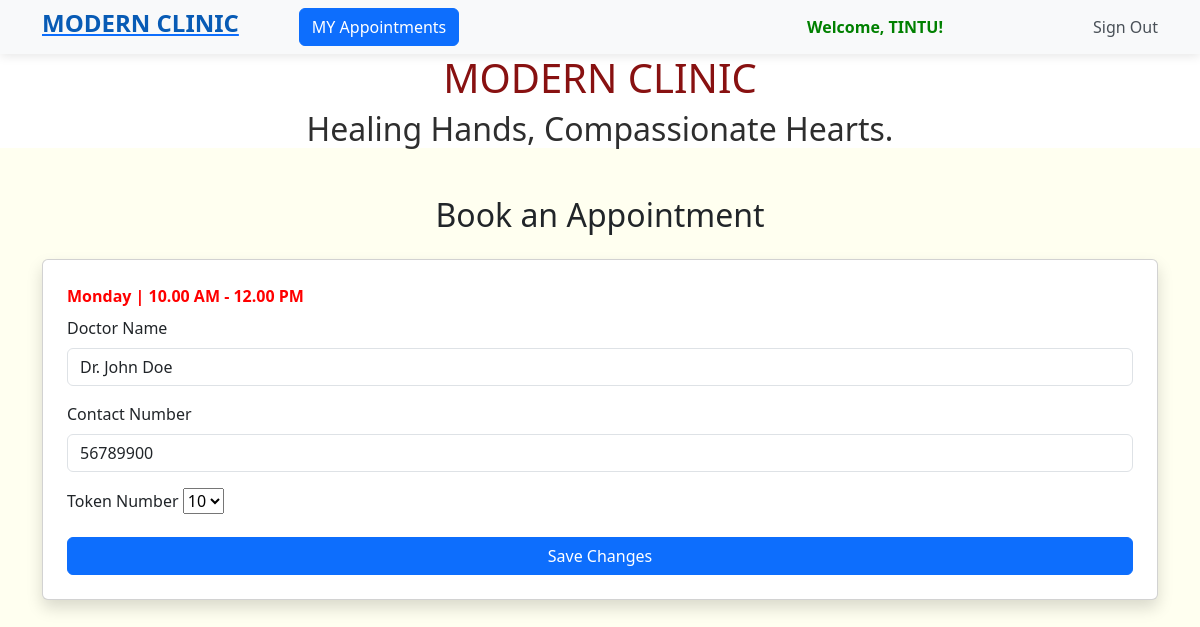
The app's page /edit_appointment/1/1 (signed in) with its own data.
### booking/models.py (models this page shows, shortened)
class TeamofDoctors(models.Model):
    name = models.CharField(max_length=50,null=True,blank=True)
    specialization = models.CharField(max_length=50,null=True,blank=True)
    op_date = models.CharField(max_length=250,null=True,blank=True)

class Appointment(models.Model):
    user = models.ForeignKey(User,on_delete=models.CASCADE)
    contact_no = models.PositiveIntegerField(null=True)
    doctor = models.ForeignKey(TeamofDoctors,on_delete=models.CASCADE)
    token = models.OneToOneField(Token,on_delete=models.CASCADE)
    booking_datetime = models.DateTimeField(default=timezone.now)

class Token(models.Model):
    doctor = models.ForeignKey(TeamofDoctors,on_delete=models.CASCADE)
    token_number = models.PositiveIntegerField()
    is_booked = models.BooleanField(default=False)

### booking/views.py (the view)
# urls.py: path('edit_appointment/<int:doctor_id>/<token_no>',views.edit_appointment,name="edit_appointment"),
@login_required
def edit_appointment(request,doctor_id,token_no):
    doctor = TeamofDoctors.objects.get(id=doctor_id)
    tokens = Token.objects.filter(doctor=doctor_id,is_booked=False)
    appointment = Appointment.objects.get(user=request.user,doctor=doctor_id)
    return render(request,"booking/edit_appointment.html",{'doctor':doctor,'tokens':tokens,'appointment':appointment})

### booking/templates/booking/edit_appointment.html (shortened to what this page needs)
<!DOCTYPE html>
{% extends 'booking/home.html'%}
{% block content %}
<html lang="en">
<head>
    <link rel="stylesheet" href="https://cdn.jsdelivr.net/npm/bootstrap@5.3.0/dist/css/bootstrap.min.css">
</head>
<body>
<div class="container mt-5">
    <h2 class="text-center mb-4">Book an Appointment</h2>
    <div class="card p-4 shadow">
        <form method="post" action="{% url 'save_changes' old_token=appointment.token.token_number %}">
            <strong><label style="color: red;" for="" class="form-label">{{doctor.op_date}}</label></strong>
            <div class="mb-3">
                <label for="patientName" class="form-label">Doctor Name</label>
                <input type="text" class="form-control"  value="{{doctor.name}}" readonly>
            </div>
            <div class="mb-3">
                <label for="contactNumber" class="form-label">Contact Number</label>
                <input type="tel" class="form-control" id="contactNumber" placeholder="Enter your contact number" name="mobile_no" value="{{appointment.contact_no}}" required>
            </div>
            <div class="mb-3">
                <label for="tokenNumber" class="form-label">Token Number</label>
                <select name="token_id">
                    <option>{{appointment.token.token_number}}</option>
                </select>
            </div>
            <button type="submit" class="btn btn-primary w-100">Save Changes</button>
        </form>
    </div>
</div>
</body>
</html>
{% endblock %}

### booking/templates/booking/home.html (shortened to what this page needs)
<!DOCTYPE html>
<html lang="en">
<head>
    <link rel="stylesheet" href="https://cdn.jsdelivr.net/npm/bootstrap@5.3.0/dist/css/bootstrap.min.css">
     <link href="https://cdn.jsdelivr.net/npm/bootstrap@5.3.0/dist/css/bootstrap.min.css" rel="stylesheet">
</head>
   <nav class="navbar navbar-expand-lg">
    <div class="container">
         <a href="{% url 'home' %}"><h4 style="color: #085bb5;"><strong>MODERN CLINIC</strong></h4></a>
         <a href="{% url 'my_appointments' %}"><button class="btn btn-primary" style="margin-left: 60px;">MY Appointments</button></a>
        <div class="collapse navbar-collapse" id="navbarNav">
            <ul class="navbar-nav ms-auto">
                {% if user.is_authenticated %}
                    <li class="nav-item" style="margin-right: 150px;">
                        <span class="nav-item welcome-text"><strong style="color:green ;">Welcome, {{ user.username | upper}}!</strong></span>
                    </li>
                    <li class="nav-item">
                        <form method="post" action="{% url 'sign_out' %}" class="d-inline">
                            <button type="submit" class="nav-link btn btn-link" style="border: none; padding: 0; background: none;">
                                Sign Out
                            </button>
                        </form>
                    </li>
                {% endif %}
            </ul>
        </div>
    </div>
</nav>
<body style="background-color: ivory;">
    <div style="text-align: center;background-color: rgb(255, 255, 255);">
        <h1 style="color: rgb(136, 17, 17);">MODERN CLINIC</h1>
        <H2 style="color: rgb(46, 46, 46);font-family:inherit;">Healing Hands, Compassionate Hearts.</H2>
    </div>
    {% block content %}{% endblock %}
</body>
</html>

### booking/templates/booking/home.html (style rules this page uses)
body { background-color: #f1f3f5; }
.navbar { background-color: #f8f9fa !important; box-shadow: 0px 2px 10px rgba(0, 0, 0, 0.1); }
.nav-link { color: #495057 !important; transition: 0.3s; }
.welcome-text { font-weight: bold; color: #007bff; }

### records on screen
TeamofDoctors: op_date "Monday | 10.00 AM - 12.00 PM", name "Dr. John Doe"
Appointment: mobile_no "56789900", token_id "10"

### other values on screen
{{ user.username | upper }} "TINTU"
